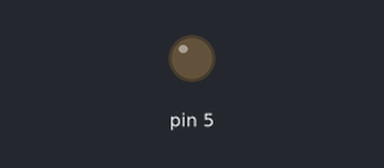
Bench run of a sketch on a simulated Arduino Uno, built with avr-gcc and run on an emulated ATmega328P. Parts: output pins drawn as LEDs (lit = HIGH).

Above: at 0.15 s.
At 1.65 s:
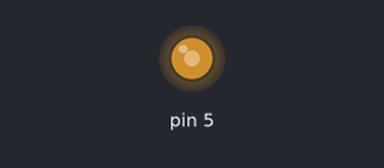
Timing chart, 0 to 1.6 s (numbered marks = the images above):
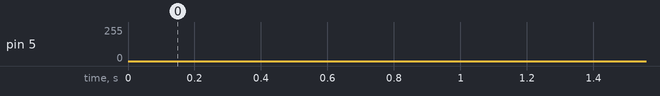

The sketch:

sketch_sep20a.ino
```cpp
void setup() {
  pinMode(5, OUTPUT);
  Serial.begin(115200);
}

double counter = 0.0;

void loop() {
  double curVal = sin(counter);

  analogWrite(5, ((1 + curVal) * 127));
  //Serial.println((1 + curVal) * 127);

  counter += 0.01;

  if (counter > 2 * 3.14) {
    counter = 0.0;
  }

  //delayMicroseconds(1);
}
```
